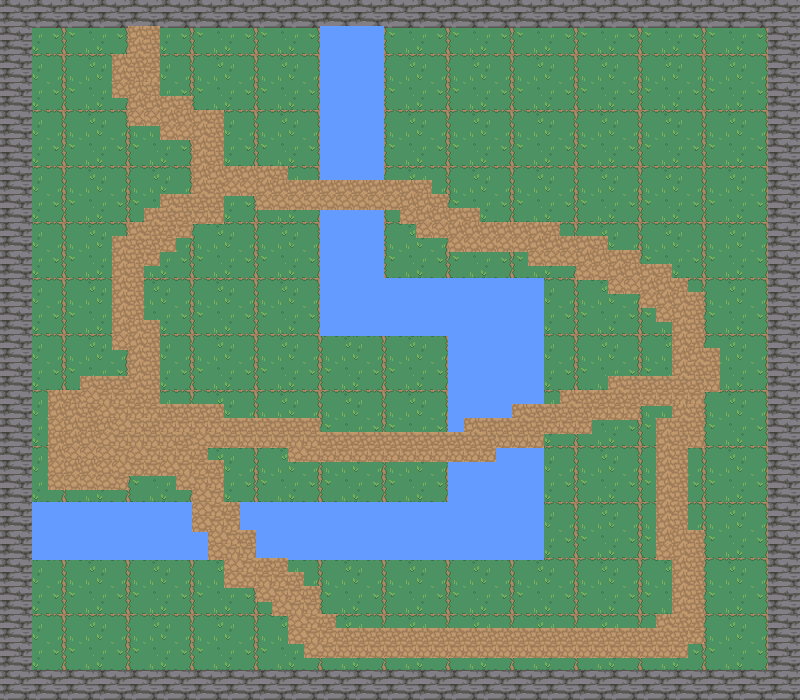

This is a level from a 2D game, rendered from its Tiled map with the project's own tilesets. A one-line summary and the map file follow, with tile-layer data summarised:
An orthogonal 50x50 tile map with 16x14 px tiles, 4 tile layers (backgroud, walls, water, path).

<map version="1.10" tiledversion="1.12.1-8-g449813058" orientation="orthogonal" renderorder="right-down" width="50" height="50" tilewidth="16" tileheight="14" infinite="0" nextlayerid="5" nextobjectid="1">
 <tileset firstgid="1" source="nature.tsx" />
 <layer id="1" name="backgroud" width="50" height="50">
  <data>[2500 cells, 2500 non-empty, 16 distinct tile ids]</data>
 </layer>
 <layer id="2" name="walls" width="50" height="50">
  <data>[2500 cells, 384 non-empty, 4 distinct tile ids]</data>
 </layer>
 <layer id="3" name="water" width="50" height="50">
  <data>[2500 cells, 328 non-empty, 4 distinct tile ids]</data>
 </layer>
 <layer id="4" name="path" width="50" height="50">
  <data>[2500 cells, 426 non-empty, 4 distinct tile ids]</data>
 </layer>
</map>
